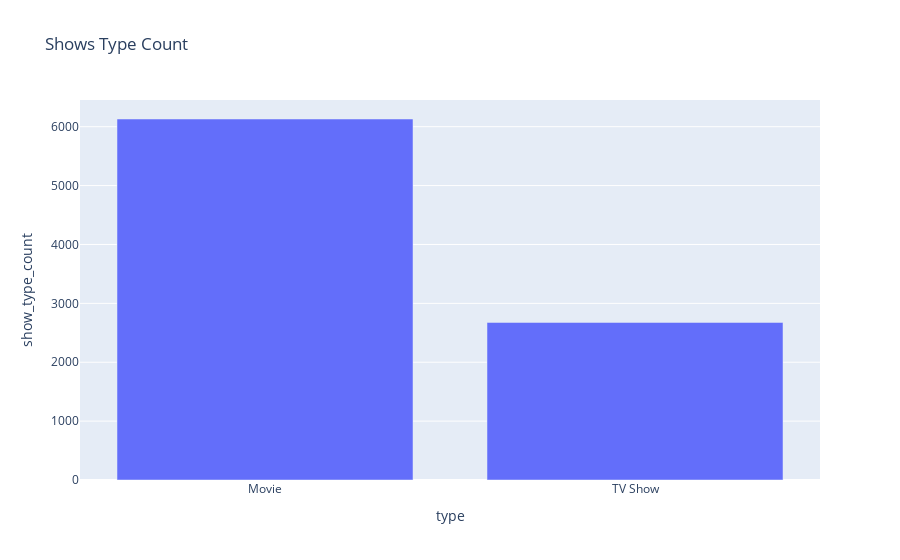

The code cell stored with this chart in its notebook:
### Code cell
fig=px.bar(df_netflix_type,y='show_type_count',x=df_netflix_type.index,title='Shows Type Count')
fig.show()

### Figure 1 — Plotly figure (JSON) as saved in the notebook; plotly's stock layout.template omitted (floating-point values rounded to 4 significant figures)
{"data": [{"alignmentgroup": "True", "hovertemplate": "type=%{x}<br>show_type_count=%{y}<extra></extra>", "legendgroup": "", "marker": {"color": "#636efa", "pattern": {"shape": ""}}, "name": "", "offsetgroup": "", "orientation": "v", "showlegend": false, "textposition": "auto", "type": "bar", "x": ["Movie", "TV Show"], "xaxis": "x", "y": [6131, 2676], "yaxis": "y"}], "layout": {"barmode": "relative", "legend": {"tracegroupgap": 0}, "title": {"text": "Shows Type Count"}, "xaxis": {"anchor": "y", "domain": [0, 1], "title": {"text": "type"}}, "yaxis": {"anchor": "x", "domain": [0, 1], "title": {"text": "show_type_count"}}}}
